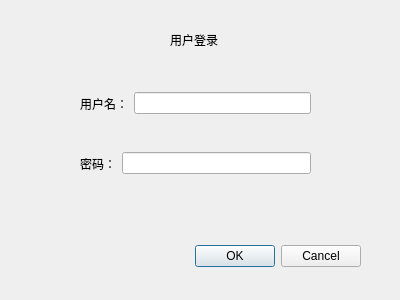
<?xml version="1.0" encoding="UTF-8"?>
<ui version="4.0">
 <class>LoginDialog</class>
 <widget class="QDialog" name="LoginDialog">
  <property name="geometry">
   <rect>
    <x>0</x>
    <y>0</y>
    <width>400</width>
    <height>300</height>
   </rect>
  </property>
  <property name="windowTitle">
    <string>登录</string>
  </property>
  <widget class="QLabel" name="titleLabel">
    <property name="geometry">
     <rect>
      <x>170</x>
      <y>30</y>
      <width>69</width>
      <height>19</height>
     </rect>
    </property>
    <property name="text">
     <string>用户登录</string>
    </property>
  </widget>
  <widget class="QWidget" name="">
    <property name="geometry">
     <rect>
      <x>80</x>
      <y>90</y>
      <width>231</width>
      <height>27</height>
     </rect>
    </property>
    <layout class="QHBoxLayout" name="horizontalLayout">
     <item>
      <widget class="QLabel" name="nameLabel">
        <property name="text">
         <string>用户名：</string>
        </property>
      </widget>
     </item>
     <item>
      <widget class="QLineEdit" name="nameLine"/>
     </item>
    </layout>
  </widget>
  <widget class="QWidget" name="">
    <property name="geometry">
     <rect>
      <x>80</x>
      <y>150</y>
      <width>231</width>
      <height>27</height>
     </rect>
    </property>
    <layout class="QHBoxLayout" name="horizontalLayout_2">
     <item>
      <widget class="QLabel" name="passwordLabel">
        <property name="text">
         <string>密码：</string>
        </property>
      </widget>
     </item>
     <item>
      <widget class="QLineEdit" name="passWordLine"/>
     </item>
    </layout>
  </widget>
  <widget class="QDialogButtonBox" name="buttonBox">
   <property name="geometry">
    <rect>
      <x>40</x>
     <y>240</y>
      <width>321</width>
     <height>32</height>
    </rect>
   </property>
   <property name="orientation">
    <enum>Qt::Orientation::Horizontal</enum>
   </property>
   <property name="standardButtons">
    <set>QDialogButtonBox::StandardButton::Cancel|QDialogButtonBox::StandardButton::Ok</set>
   </property>
  </widget>
 </widget>
 <resources/>
 <connections>
  <connection>
   <sender>buttonBox</sender>
   <signal>accepted()</signal>
   <receiver>LoginDialog</receiver>
   <slot>accept()</slot>
   <hints>
    <hint type="sourcelabel">
     <x>248</x>
     <y>254</y>
    </hint>
    <hint type="destinationlabel">
     <x>157</x>
     <y>274</y>
    </hint>
   </hints>
  </connection>
  <connection>
   <sender>buttonBox</sender>
   <signal>rejected()</signal>
   <receiver>LoginDialog</receiver>
   <slot>reject()</slot>
   <hints>
    <hint type="sourcelabel">
     <x>316</x>
     <y>260</y>
    </hint>
    <hint type="destinationlabel">
     <x>286</x>
     <y>274</y>
    </hint>
   </hints>
  </connection>
 </connections>
</ui>
